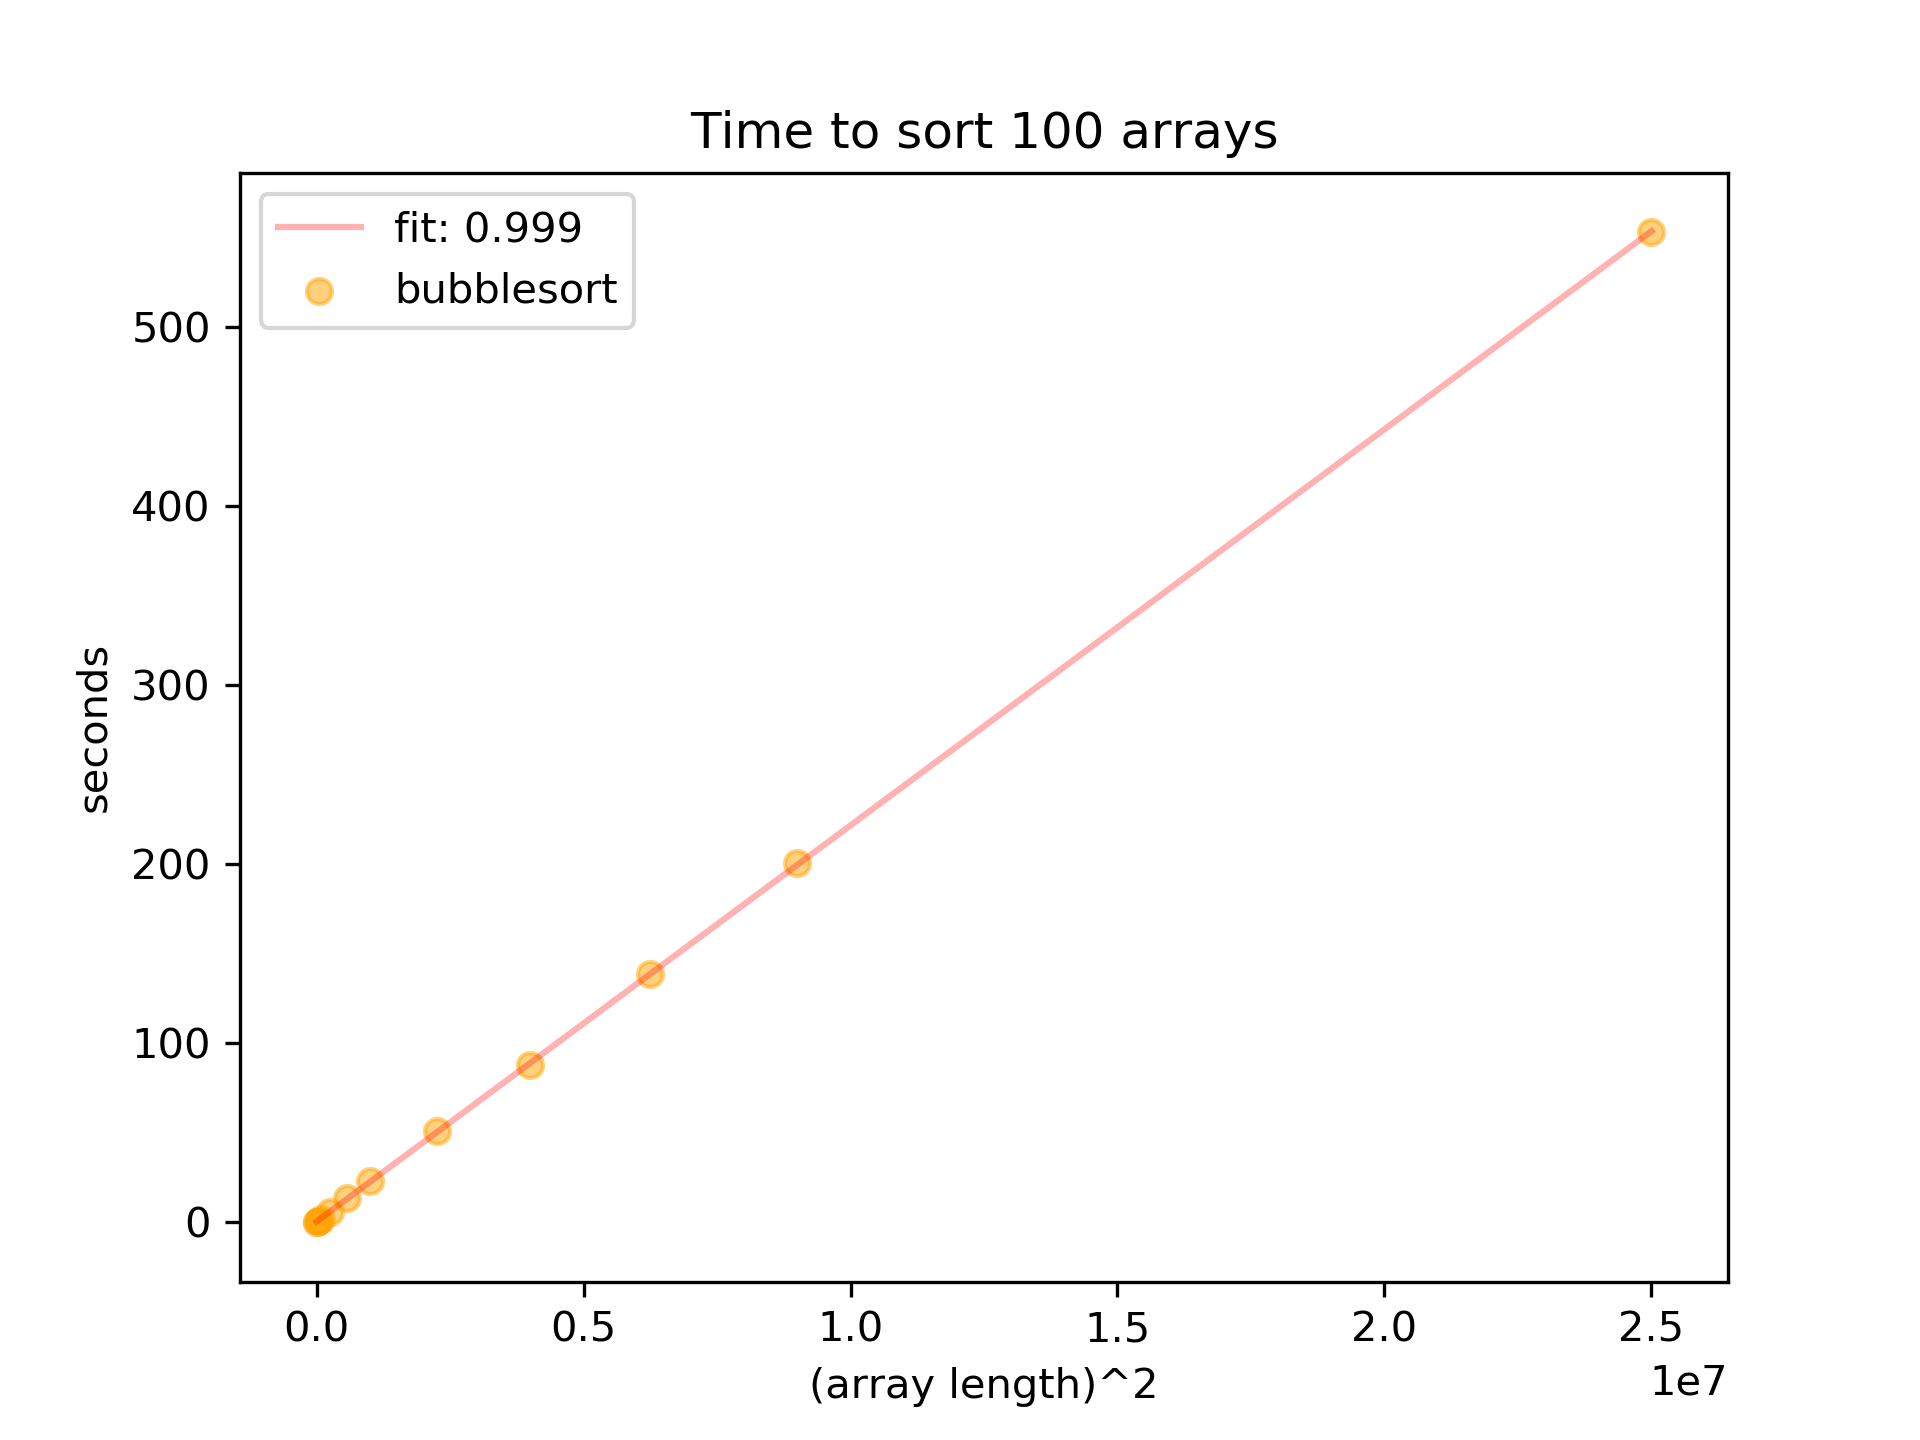

The script that saved this image:
from matplotlib import pyplot as plt
import os
import numpy as np
from scipy.stats import linregress

with open("times.txt") as infile:
	lines = infile.readlines()

sizes = list(int(x) for x in lines[0].split())
qsort = list(float(x) for x in lines[1].split())
bsort = list(float(x) for x in lines[2].split())

sizes_mod = list(x**2 for x in sizes)

slope, intercept, r_value, p_value, std_err = linregress(sizes_mod, bsort)

fig, ax = plt.subplots()
plt.plot(np.array(sizes_mod), intercept + slope*np.array(sizes_mod), 'r', label='fit: ' + str(r_value)[0:5], alpha=.3)
plt.scatter(sizes_mod, bsort, c="orange", label="bubblesort", alpha=.5)

ax.set_ylabel("seconds")
ax.set_xlabel("(array length)^2")
ax.set_title("Time to sort 100 arrays")
ax.legend()


plt.savefig("time_b.png", dpi=300)